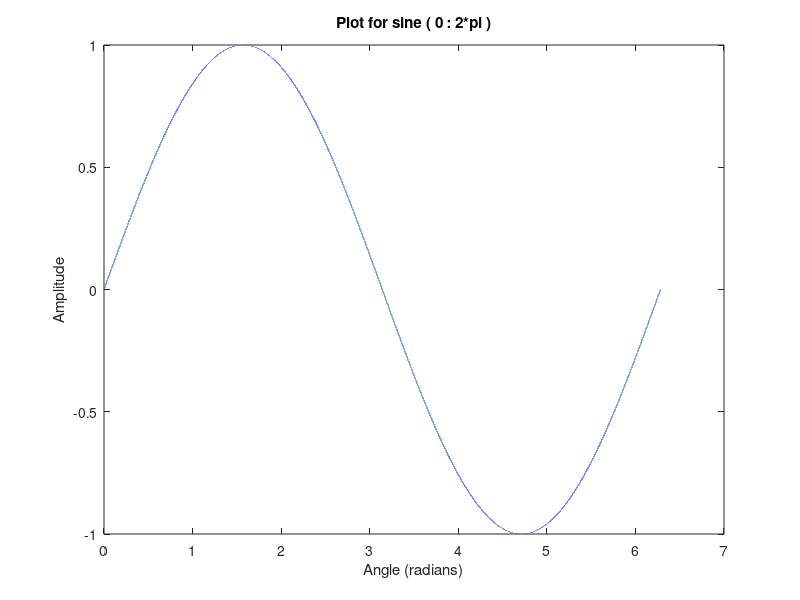
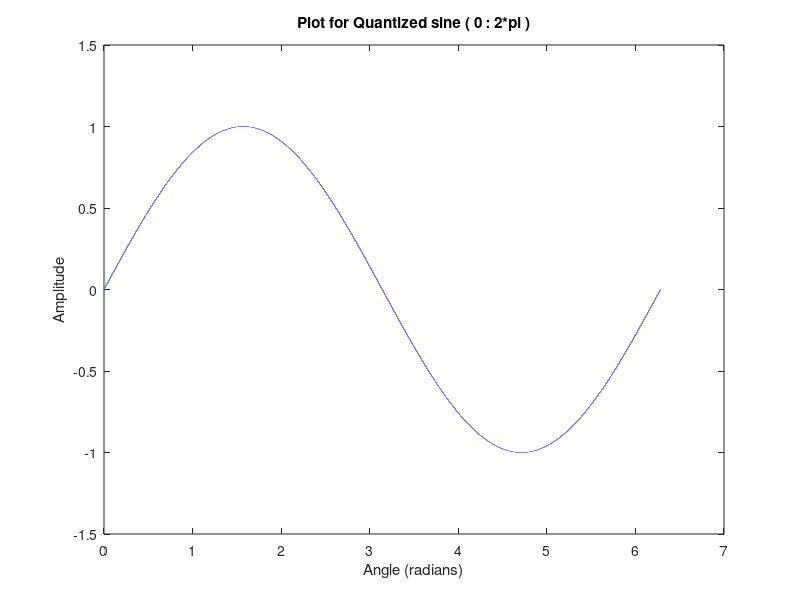
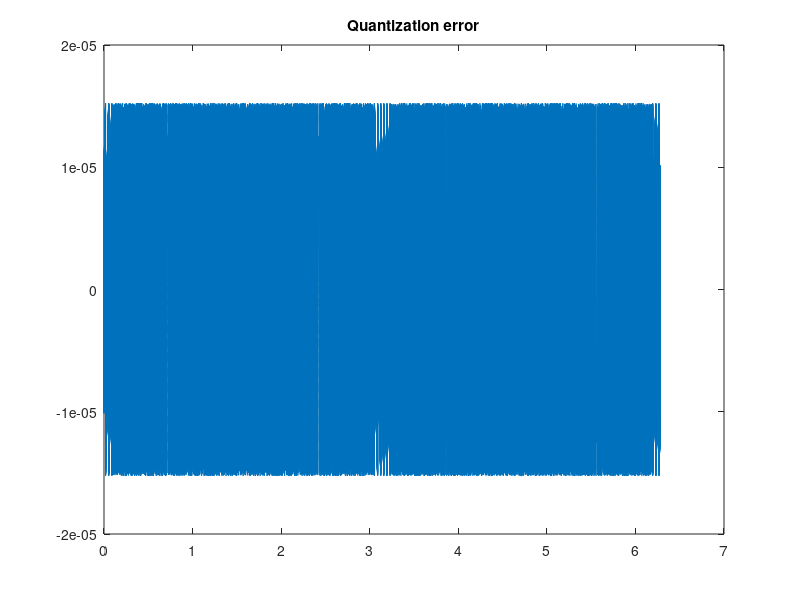
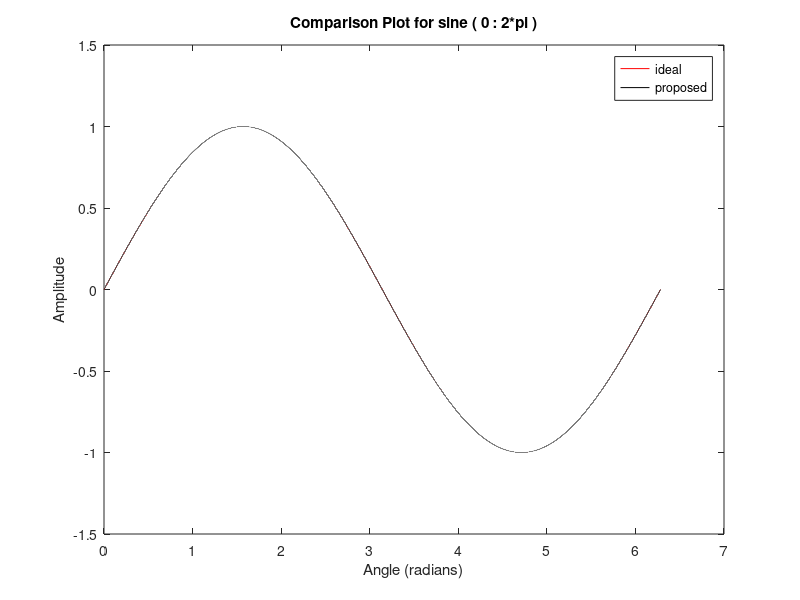

MATLAB code for these plots, in order:
clc;
close all;
clear all;

coarse=12;
fine=3;
N=coarse+fine;
dac=N+1;
vref = 2;

dac_res=vref/(2^dac-1);

a1=floor((2*pi)*2^coarse);
b1=floor(a1/8);
a1=b1*8;
res1 = (pi/4)/b1;

a2=floor((2*pi)*2^fine);
b2=floor(a2/8);
a2=b2*8;
res2 = res1/b2;

min1=0.1001;

temp1=0:res1:min1+res1;
sin1=temp1;
cos1=1-((temp1.*temp1)/2);

temp2=min1+res1:res1:pi/4;

b=floor(((pi/4)-(min1+res1))/res1);

ui=sqrt(2*(1-(sin(temp2)./temp2)));
umax=sqrt(2*(1-(sin(pi/4)/(pi/4))));
umin=sqrt(2*(1-(sin(min1)/min1)));
u=umin:(umax-umin)/b:umax;
sin2=(1-(u.^2/2)).*temp2;

p=[0.5 (-pi/4) (1-cos(pi/4))];
rmax=min(roots(p)); 

i=1;
for z=min1+res1:res1:pi/4;
    p=[0.5 (-z) (1-cos(z))]; 
    ri(i)=min(roots(p)); 
    i=i+1;
end

points=3;

start(1)=1;
for i=1:points-1
    step(i)=floor((b+1)/points);
    finish(i)=step(i)*i; 
    start(i+1)=finish(i)+1;
end    
step(points)=(b+1)-((floor((b+1)/points))*(points-1));
finish(points)=b+1;

temp=ri; 

w=temp(start(1)):(temp(finish(1))-temp(start(1)))/(step(1)-1):temp(finish(1));
r=w;
for i=2:points
    w=temp(start(i)):(temp(finish(i))-temp(start(i)))/(step(i)-1):temp(finish(i));
    r=[r w];
end

cos2=(1-(temp2.*r)+((r.*r)/2));

t=[temp1 temp2];
sina1=[sin1 sin2];
cosa1=[cos1 cos2];
 
l2=0:res2:res1;
sina2=l2;
cosa2=1-((l2.*l2)/2);

b=((b1+1)*(b2+1))-1;
a=b*8;
res=(pi/4)/b;

l=0:res:(pi/4);

k=1;
for i=1:1:b1+1
    for j=1:1:b2+1
        sina(k)=(sina1(i)*cosa2(j))+(cosa1(i)*sina2(j));
        cosa(k)=(cosa1(i)*cosa2(j))-(sina1(i)*sina2(j));
        k=k+1;
    end
end

t=0:res:(2*pi);
signal=[sina fliplr(cosa(1:b)) cosa(2:b+1) fliplr(sina(1:b)) -sina(2:b+1) -fliplr(cosa(1:b)) -cosa(2:b+1) -fliplr(sina(1:b)) ];

figure,plot(t,signal); 
xlabel('Angle (radians)');
ylabel(' Amplitude ');
title('Plot for sine ( 0 : 2*pi )');

fs = a;
samples = a;

fin=1;
Nw=floor(fin*samples)/fs;
 
quantize_signal=dac_res*(round(signal/dac_res));

figure,plot(t,quantize_signal); 
xlabel('Angle (radians)');
ylabel(' Amplitude ');
title('Plot for Quantized sine ( 0 : 2*pi )');

error=signal-quantize_signal;
figure, plot(t,error);
title('Quantization error');

original = sin(t);
figure; plot(t,original,'r',t,quantize_signal,'black');
legend('ideal','proposed');
xlabel('Angle (radians)');
ylabel(' Amplitude ');
title('Comparison Plot for sine ( 0 : 2*pi )');

error = original-quantize_signal;
figure; plot(t,error);
xlabel('Angle (radians)');
ylabel(' Amplitude ');
title('Error');

window_type=ones(1,samples);
window_scaling_factor=sum(window_type);

fft_signal=fft(quantize_signal,samples);

freq_scal = linspace (0, 0.5, samples/2);
X=fft_signal.*conj(fft_signal);

figure;
plot(freq_scal, 10*log10(X(1:samples/2)), '-x');
hold on
plot( 10*log10(abs(fft_signal(Nw:Nw+2))), 'r*');
axis([0 0.01 -120 10]);
title('FFT Plot (N = 12864, Hann window is used)');
xlabel('Frequency (Normalized)');

signal_value = (sum(fft_signal(Nw:Nw+2).*conj(fft_signal(Nw:Nw+2))));
noise_bins = [fft_signal(2:fin-1) fft_signal(fin+3:samples/2)]; 
noise = (sum((abs(noise_bins)).^2)) /((samples/2)-3);
noise_value = 2*(sum(noise_bins.*conj(noise_bins)));

noise_formula = ((1/power(2,dac))^2)/12;

f=fs*(0:(samples-1)/2)/samples; 
sp=abs(fft(quantize_signal,samples));
yfft=(sp)/max(sp); 
figure,plot(f,20*log(yfft(1:(samples/2)))); 
axis([0,100,-500,0]);
xlabel('Frequency bins (Hz)');
ylabel('Power (dB)');
title(' Spectrum for proposed sine computation');

sfdrv=sort(abs(20*log(yfft(1:samples/2)))); 
sfdrv=sfdrv(2:end);
sfdr=min(sfdrv); 
disp('sfdr (in dBc) is:');
disp(sfdr); 

snr_ideal = (6.02 * dac) + 1.76;
disp('Maximum Achievable SNR (in dB) is :');
disp(snr_ideal);

snr=10*log10(signal_value/noise_value);
disp('snr (in dB) is:');
disp(snr);